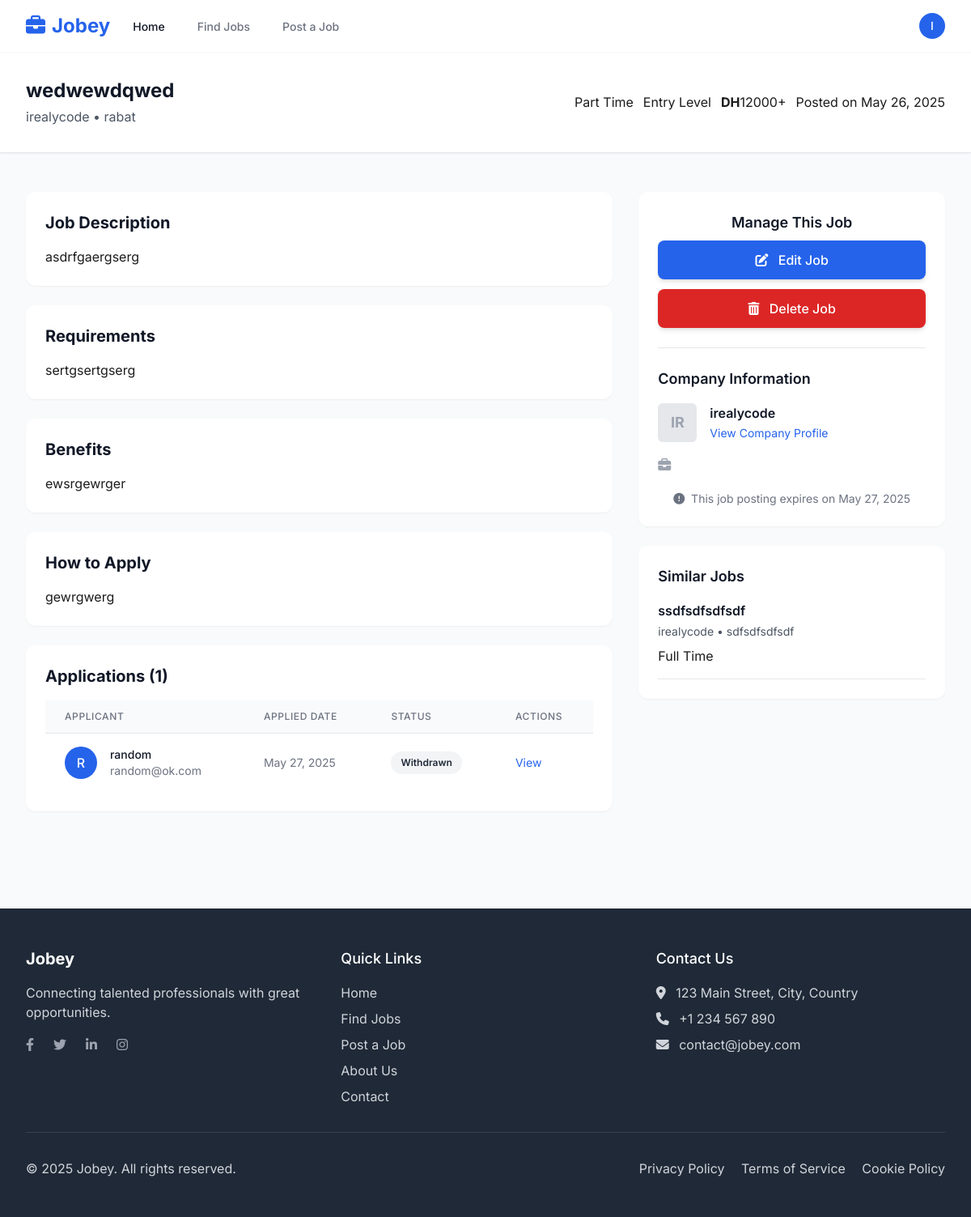
The page /jobs/2/ (signed in) on the database as committed earlier.
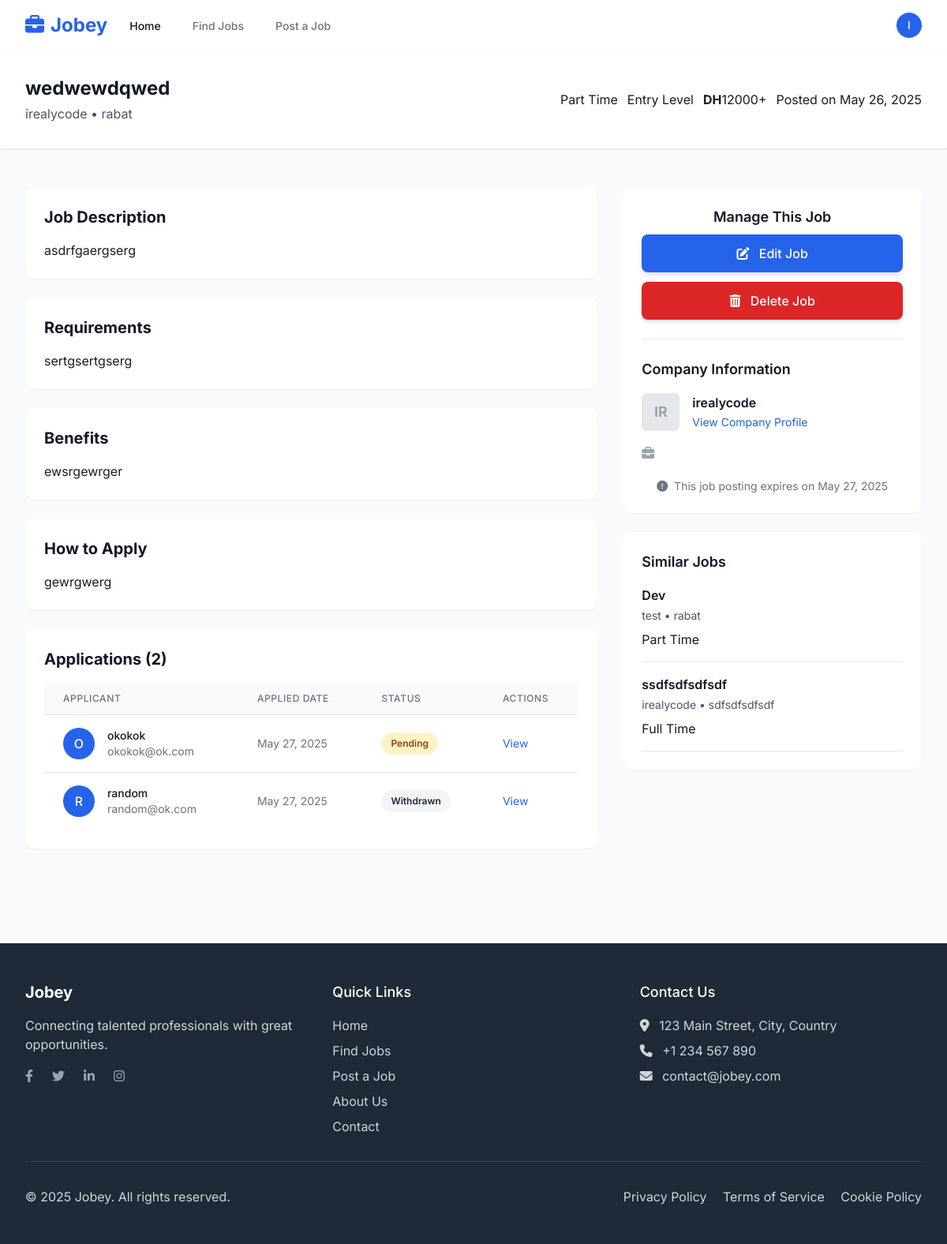
The same page on the database as committed later.
### jobs/models.py (models this page shows, shortened)
class Job(models.Model):
    JOB_TYPE_CHOICES = (
        ('full_time', 'Full Time'),
        ('part_time', 'Part Time'),
        ('contract', 'Contract'),
        ('internship', 'Internship'),
        ('remote', 'Remote'),
    )
    EXPERIENCE_LEVEL_CHOICES = (
        ('entry', 'Entry Level'),
        ('mid', 'Mid Level'),
        ('senior', 'Senior Level'),
        ('executive', 'Executive'),
    )
    title = models.CharField(max_length=100)
    company = models.ForeignKey('users.Company', on_delete=models.CASCADE, related_name='job_listings')
    employer = models.ForeignKey(CustomUser, on_delete=models.CASCADE, related_name='jobs')
    job_type = models.CharField(max_length=20, choices=JOB_TYPE_CHOICES)
    experience_level = models.CharField(max_length=20, choices=EXPERIENCE_LEVEL_CHOICES)
    location = models.CharField(max_length=100)
    salary_min = models.DecimalField(max_digits=10, decimal_places=2, null=True, blank=True)
    salary_max = models.DecimalField(max_digits=10, decimal_places=2, null=True, blank=True)
    description = models.TextField()
    requirements = models.TextField()
    benefits = models.TextField(blank=True)
    application_instructions = models.TextField(blank=True)
    application_url = models.URLField(blank=True)
    is_active = models.BooleanField(default=True)
    created_at = models.DateTimeField(auto_now_add=True)
    updated_at = models.DateTimeField(auto_now=True)
    expiry_date = models.DateField(null=True, blank=True)
    class Meta:
        ordering = ['-created_at']

class JobApplication(models.Model):
    STATUS_CHOICES = (
        ('pending', 'Pending'),
        ('reviewed', 'Reviewed'),
        ('interviewed', 'Interviewed'),
        ('offered', 'Offered'),
        ('rejected', 'Rejected'),
        ('withdrawn', 'Withdrawn'),
    )
    job = models.ForeignKey(Job, on_delete=models.CASCADE, related_name='applications')
    applicant = models.ForeignKey(CustomUser, on_delete=models.CASCADE, related_name='applications')
    resume = models.FileField(upload_to='applications/resumes/', null=True, blank=True)
    cover_letter = models.TextField(blank=True)
    status = models.CharField(max_length=20, choices=STATUS_CHOICES, default='pending')
    applied_at = models.DateTimeField(auto_now_add=True)
    updated_at = models.DateTimeField(auto_now=True)
    notes = models.TextField(blank=True)
    class Meta:
        unique_together = ('job', 'applicant')
        ordering = ['-applied_at']

### users/models.py (models this page shows, shortened)
class CustomUser(AbstractUser):
    USER_TYPE_CHOICES = (
        ('employer', 'Employer'),
        ('job_seeker', 'Job Seeker'),
    )
    user_type = models.CharField(max_length=10, choices=USER_TYPE_CHOICES, default='job_seeker')
    bio = models.TextField(blank=True)
    location = models.CharField(max_length=100, blank=True)
    avatar = models.ImageField(upload_to='avatars/', blank=True, null=True)

class Company(models.Model):
    user = models.OneToOneField(CustomUser, on_delete=models.CASCADE, related_name='company')
    name = models.CharField(max_length=100)
    logo = models.ImageField(upload_to='company_logos/', blank=True, null=True)
    website = models.URLField(blank=True)
    description = models.TextField()
    industry = models.CharField(max_length=100)
    size = models.CharField(max_length=50, blank=True)
    founded_year = models.PositiveIntegerField(blank=True, null=True)

### jobs/views.py (the view)
# urls.py: path('<int:pk>/', views.JobDetailView.as_view(), name='job_detail'),
class JobDetailView(DetailView):
    model = Job
    template_name = 'jobs/job_detail.html'
    context_object_name = 'job'
    def get_context_data(self, **kwargs):
        context = super().get_context_data(**kwargs)
        if self.request.user.is_authenticated:
            if self.request.user.user_type == 'job_seeker':
                context['already_applied'] = JobApplication.objects.filter(
                    job=self.object,
                    applicant=self.request.user
                ).exists()
                context['application_form'] = JobApplicationForm()
            elif self.request.user.user_type == 'employer':
                if self.object.employer == self.request.user:
                    context['applications'] = self.object.applications.all()
        related_jobs = Job.objects.filter(
            is_active=True
        ).exclude(id=self.object.id)[:4]
        context['related_jobs'] = related_jobs
        return context

### templates/jobs/job_detail.html (shortened to what the changed rows need)
{% extends 'base.html' %}
{% block content %}
<div class="bg-white shadow-sm border-b">
    <div class="max-w-7xl mx-auto px-4 sm:px-6 lg:px-8 py-8">
        <div class="flex flex-col md:flex-row md:items-center">
            <div class="flex items-center">
                <div>
                    <h1 class="text-2xl font-bold text-gray-900">{{ job.title }}</h1>
                    <div class="text-gray-600 mt-1">
                        <a href="{% url 'company_detail' job.company.id %}" class="hover:text-blue-600">{{ job.company.name }}</a> • {{ job.location }}
                    </div>
                </div>
            </div>
            <div class="mt-4 md:mt-0 md:ml-auto flex flex-wrap gap-3">
                <span class="badge {% if job.job_type == 'full_time' %}badge-blue{% elif job.job_type == 'part_time' %}badge-green{% elif job.job_type == 'contract' %}badge-purple{% elif job.job_type == 'internship' %}badge-yellow{% else %}badge-red{% endif %}">
                    {{ job.get_job_type_display }}
                </span>
                <span class="badge badge-blue">
                    {{ job.get_experience_level_display }}
                </span>
                {% if job.salary_min or job.salary_max %}
                <span class="badge badge-green">
                    {% if job.salary_min and job.salary_max %}
                    <strong>DH</strong>{{ job.salary_min|floatformat:0 }} - <strong>DH</strong>{{ job.salary_max|floatformat:0 }}
                    {% elif job.salary_min %}
                    <strong>DH</strong>{{ job.salary_min|floatformat:0 }}+
                    {% elif job.salary_max %}
                    Up to <strong>DH</strong>{{ job.salary_max|floatformat:0 }}
                    {% endif %}
                </span>
                {% endif %}
                <span class="badge badge-blue">
                    Posted on {{ job.created_at|date:"M d, Y" }}
                </span>
            </div>
        </div>
    </div>
</div>
<div class="max-w-7xl mx-auto px-4 sm:px-6 lg:px-8 py-12">
    <div class="flex flex-col lg:flex-row">
        <div class="lg:w-2/3 pr-0 lg:pr-8">
            <div class="bg-white rounded-xl shadow-sm p-6 mb-6">
                <h2 class="text-xl font-bold text-gray-900 mb-4">Job Description</h2>
                <div class="prose prose-blue max-w-none">
                    {{ job.description|linebreaks }}
                </div>
            </div>
            <div class="bg-white rounded-xl shadow-sm p-6 mb-6">
                <h2 class="text-xl font-bold text-gray-900 mb-4">Requirements</h2>
                <div class="prose prose-blue max-w-none">
                    {{ job.requirements|linebreaks }}
                </div>
            </div>
            {% if job.benefits %}
            <div class="bg-white rounded-xl shadow-sm p-6 mb-6">
                <h2 class="text-xl font-bold text-gray-900 mb-4">Benefits</h2>
                <div class="prose prose-blue max-w-none">
                    {{ job.benefits|linebreaks }}
                </div>
            </div>
            {% endif %}
            {% if job.application_instructions %}
            <div class="bg-white rounded-xl shadow-sm p-6 mb-6">
                <h2 class="text-xl font-bold text-gray-900 mb-4">How to Apply</h2>
                <div class="prose prose-blue max-w-none">
                    {{ job.application_instructions|linebreaks }}
                </div>
            </div>
            {% endif %}
            {% if request.user.is_authenticated and request.user == job.employer %}
            <div class="bg-white rounded-xl shadow-sm p-6 mb-6">
                <h2 class="text-xl font-bold text-gray-900 mb-4">Applications ({{ applications.count }})</h2>
                {% if applications %}
                <div class="overflow-x-auto">
                    <table class="min-w-full divide-y divide-gray-200">
                        <thead class="bg-gray-50">
                            <tr>
                                <th scope="col" class="px-6 py-3 text-left text-xs font-medium text-gray-500 uppercase tracking-wider">Applicant</th>
                                <th scope="col" class="px-6 py-3 text-left text-xs font-medium text-gray-500 uppercase tracking-wider">Applied Date</th>
                                <th scope="col" class="px-6 py-3 text-left text-xs font-medium text-gray-500 uppercase tracking-wider">Status</th>
                                <th scope="col" class="px-6 py-3 text-left text-xs font-medium text-gray-500 uppercase tracking-wider">Actions</th>
                            </tr>
                        </thead>
                        <tbody class="bg-white divide-y divide-gray-200">
                            {% for application in applications %}
                            <tr>
                                <td class="px-6 py-4 whitespace-nowrap">
                                    <div class="flex items-center">
                                        <div class="h-10 w-10 rounded-full bg-blue-600 flex items-center justify-center text-white font-medium">
                                            {{ application.applicant.username|first|upper }}
                                        </div>
                                        <div class="ml-4">
                                            <div class="text-sm font-medium text-gray-900">{{ application.applicant.get_full_name|default:application.applicant.username }}</div>
                                            <div class="text-sm text-gray-500">{{ application.applicant.email }}</div>
                                        </div>
                                    </div>
                                </td>
                                <td class="px-6 py-4 whitespace-nowrap text-sm text-gray-500">
                                    {{ application.applied_at|date:"M d, Y" }}
                                </td>
                                <td class="px-6 py-4 whitespace-nowrap">
                                    <span class="px-3 py-1 inline-flex text-xs leading-5 font-semibold rounded-full
                                        {% if application.status == 'pending' %}bg-yellow-100 text-yellow-800
                                        {% elif application.status == 'reviewed' %}bg-blue-100 text-blue-800
                                        {% elif application.status == 'interviewed' %}bg-purple-100 text-purple-800
                                        {% elif application.status == 'offered' %}bg-green-100 text-green-800
                                        {% elif application.status == 'rejected' %}bg-red-100 text-red-800
                                        {% elif application.status == 'withdrawn' %}bg-gray-100 text-gray-800{% endif %}">
                                        {{ application.get_status_display }}
                                    </span>
                                </td>
                                <td class="px-6 py-4 whitespace-nowrap text-sm text-gray-500">
                                    <a href="{% url 'application_detail' application.id %}" class="text-blue-600 hover:text-blue-900">View</a>
                                </td>
                            </tr>
                            {% endfor %}
                        </tbody>
                    </table>
                </div>
                {% else %}
                <p class="text-gray-600">No applications have been submitted yet.</p>
                {% endif %}
            </div>
            {% endif %}
        </div>
        <div class="lg:w-1/3 mt-6 lg:mt-0">
            <div class="bg-white rounded-xl shadow-sm p-6 mb-6 sticky top-24">
                <div class="border-t border-gray-200 pt-6">
                    <div class="flex items-center mb-4">
                        <div class="flex-shrink-0 h-12 w-12 rounded-md bg-gray-200 flex items-center justify-center mr-4">
                            {% if job.company.logo %}
                            <img src="{{ job.company.logo.url }}" alt="{{ job.company.name }}" class="h-10 w-10 object-contain">
                            {% else %}
                            <div class="text-gray-400 font-bold text-lg">{{ job.company.name|slice:":2"|upper }}</div>
                            {% endif %}
                        </div>
                        <div>
                            <h4 class="text-md font-semibold text-gray-900">{{ job.company.name }}</h4>
                            <a href="{% url 'company_detail' job.company.id %}" class="text-sm text-blue-600 hover:text-blue-800">View Company Profile</a>
                        </div>
                    </div>
                </div>
                {% if job.expiry_date %}
                <div class="mt-6 text-center">
                    <p class="text-sm text-gray-500">
                        <i class="fas fa-exclamation-circle mr-1"></i>
                        This job posting expires on {{ job.expiry_date|date:"F d, Y" }}
                    </p>
                </div>
                {% endif %}
            </div>
            {% if related_jobs %}
            <div class="bg-white rounded-xl shadow-sm p-6">
                <div class="space-y-4">
                    {% for related_job in related_jobs %}
                    <div class="border-b border-gray-200 pb-4 {% if forloop.last %}border-b-0 pb-0{% endif %}">
                        <h4 class="text-md font-semibold text-gray-900 hover:text-blue-600">
                            <a href="{% url 'job_detail' related_job.id %}">{{ related_job.title }}</a>
                        </h4>
                        <p class="text-sm text-gray-600 mt-1">{{ related_job.company.name }} • {{ related_job.location }}</p>
                        <div class="mt-2 flex flex-wrap gap-2">
                            <span class="badge {% if related_job.job_type == 'full_time' %}badge-blue{% elif related_job.job_type == 'part_time' %}badge-green{% elif related_job.job_type == 'contract' %}badge-purple{% elif related_job.job_type == 'internship' %}badge-yellow{% else %}badge-red{% endif %}">
                                {{ related_job.get_job_type_display }}
                            </span>
                        </div>
                    </div>
                    {% endfor %}
                </div>
            </div>
            {% endif %}
        </div>
    </div>
</div>
{% endblock %}

Rows that differ between the two databases and show on the page:
computed for Job "wedwewdqwed": count "1" → "2"
added JobApplication: applicant.username|first "O", applicant.get_full_name "okokok", applicant.email "okokok@ok.com", applied_at "May 27, 2025", status "Pending"
added Job: title "Dev", company.name "test", location "rabat", job_type "Part Time"
